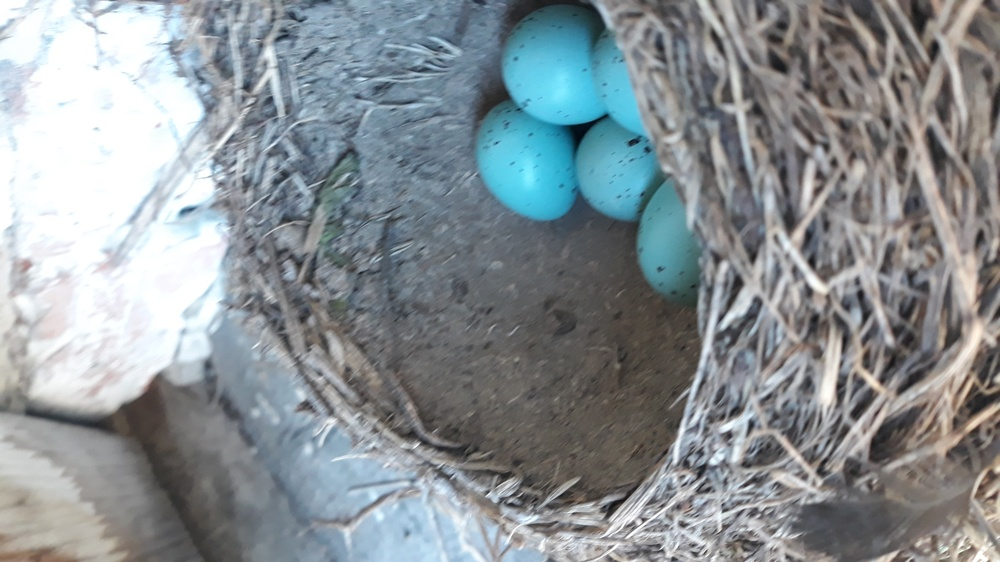
%> input picture birds.jpg, 1000 x 562 px, shrunk from 4128 x 2322 before the run
$ octave task_4.m   (GNU Octave 9; MATLAB toolbox functions it lacks are replaced by stand-ins)
%> lines starting %> are read from the running program, lines starting %| are printed output that depends on the picture
% Lab1_4
clear; close all;

% Upload the original photo and display it
img = imread ('birds.jpg');
%> img is the input picture: size 562x1000x3 uint8; mean R, G, B 137.8, 145.5, 149.3
img = imrotate (img, 90);
%> img: size 1000x562x3 uint8
img = imrotate (img, 90);
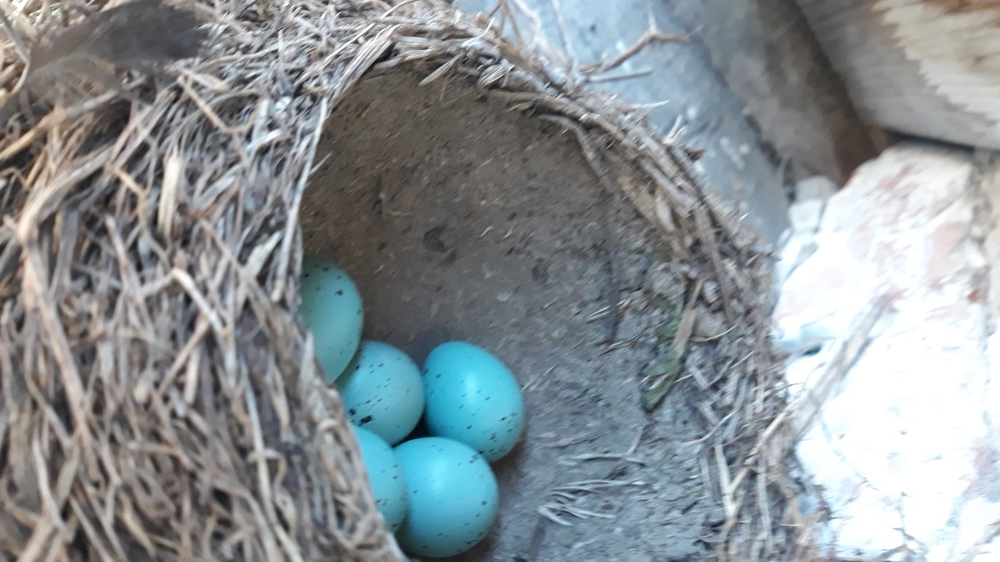
%> img: size 562x1000x3 uint8; mean R, G, B 137.8, 145.5, 149.3; mean of the top-left, top-right, bottom-left and bottom-right quarters 121.1, 149.8, 127.1, 178.9
img = imrotate (img, 90);
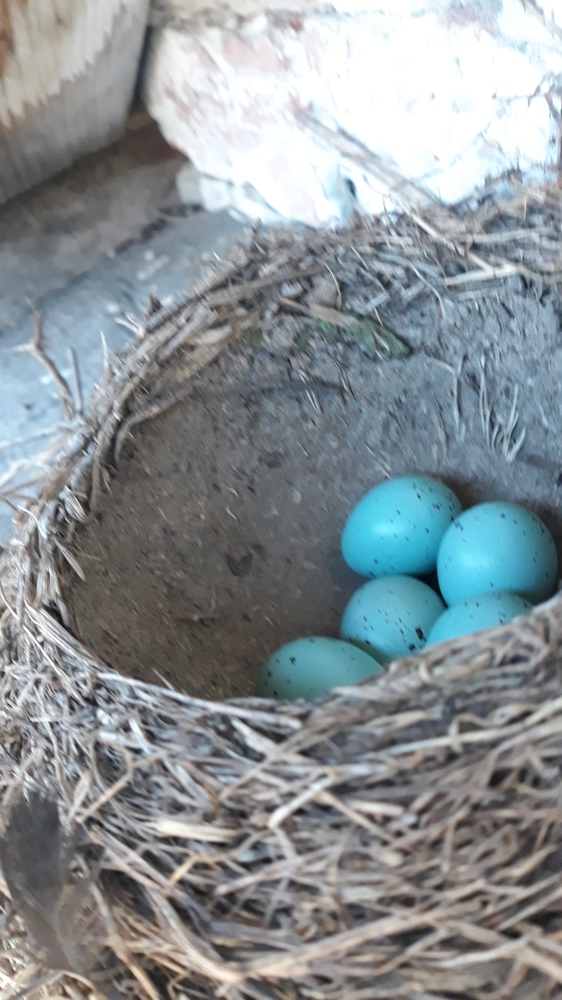
%> img: size 1000x562x3 uint8; mean R, G, B 137.8, 145.5, 149.3; mean of the top-left, top-right, bottom-left and bottom-right quarters 149.8, 178.9, 121.1, 127.1
subplot (2,2,1), imshow (img);
title ('Original Image')

% Channels of the original image
R = img (:,:, 1);
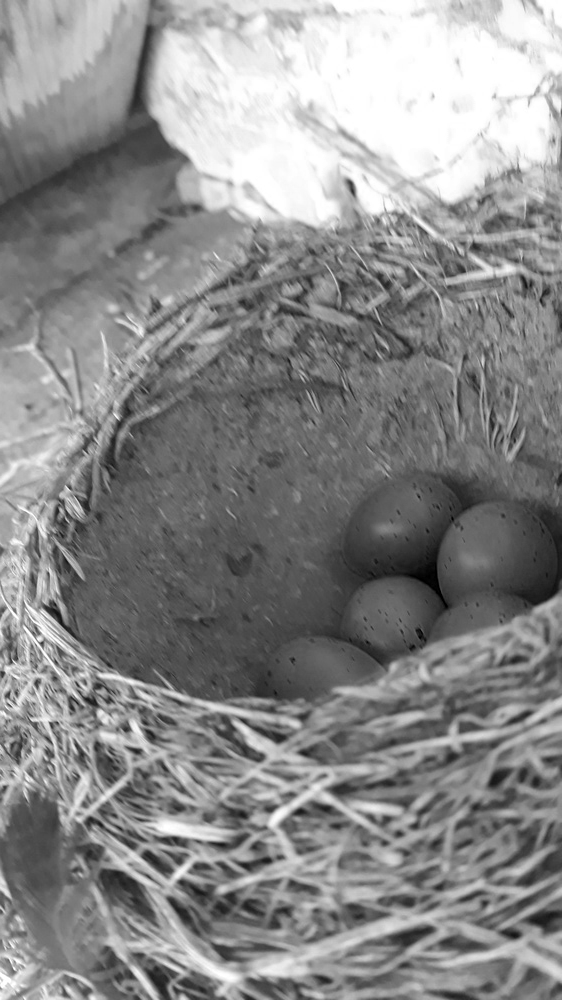
%> R: size 1000x562 uint8; min 0, max 255, mean 137.8
G = img (:,:, 2);
B = img (:,:, 3);
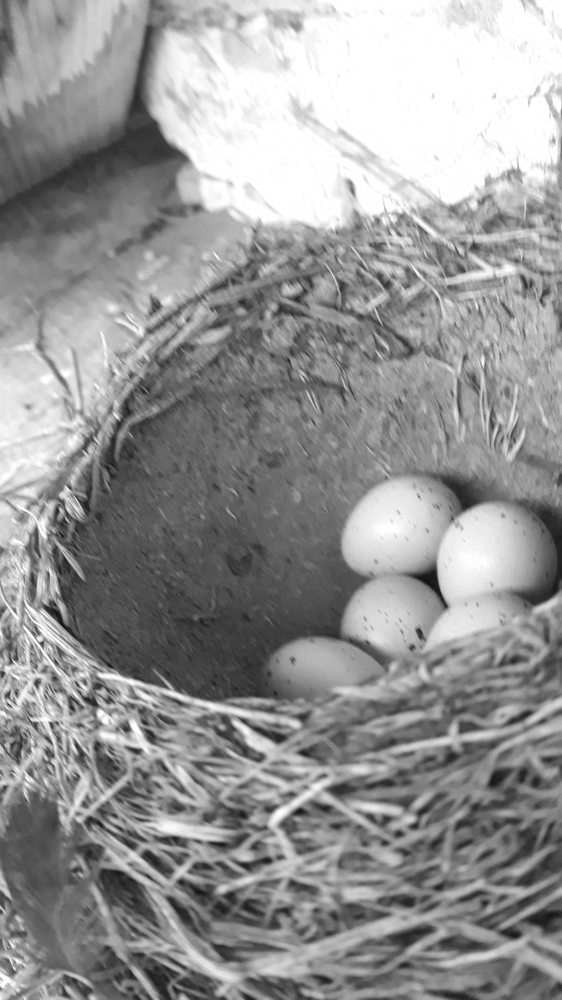
%> B: size 1000x562 uint8; min 14, max 255, mean 149.3

% Increase the intensity of the red color
subplot (2,2,2), imshow (cat (3, R * 1.5, G, B));
%> after `imshow (cat (3, R * 1.5, G, B))`:
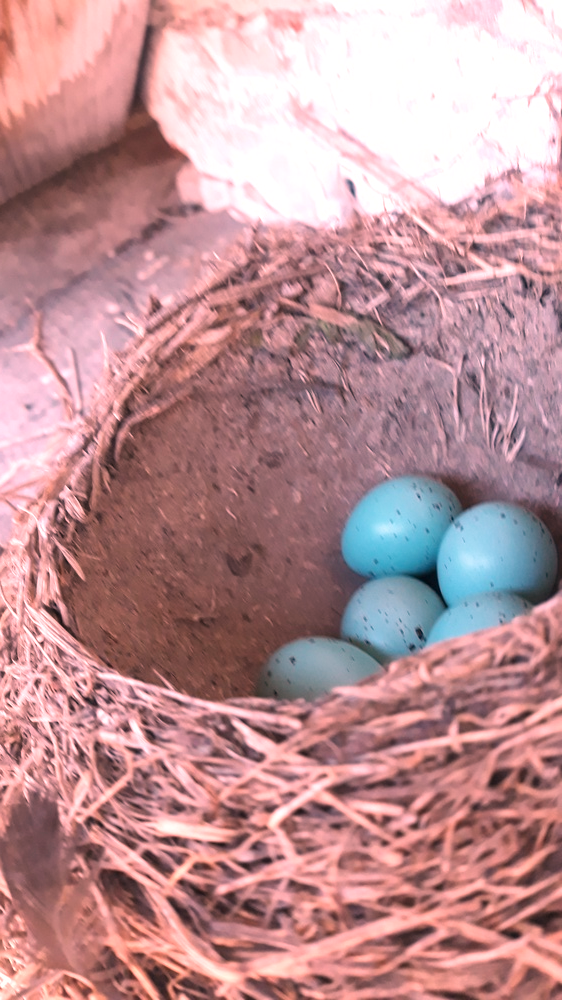
%> displayed picture: size 1000x562x3, on the screen's scale of 0 to 255; mean R, G, B 188.7, 145.5, 149.3
title ('Intensity of red')

% Increase the intensity of the green color
subplot (2,2,3), imshow (cat (3, R, G * 1.5, B));
%> after `imshow (cat (3, R, G * 1.5, B))`:
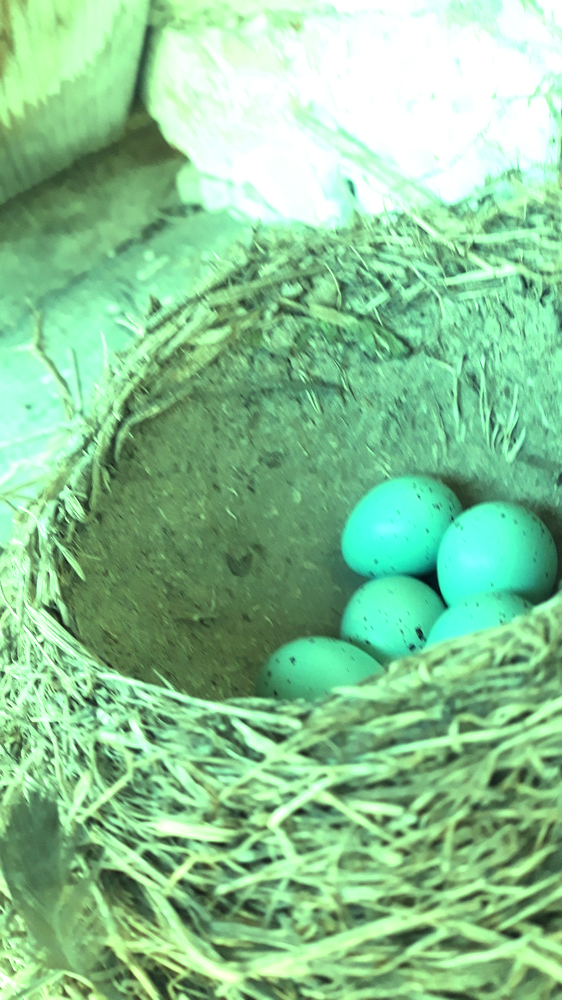
%> displayed picture: size 1000x562x3, on the screen's scale of 0 to 255; mean R, G, B 137.8, 197.4, 149.3
title ('Green Intensity')

% Increase the intensity of the blue color
subplot (2,2,4), imshow (cat (3, R, G, B * 1.5));
%> after `imshow (cat (3, R, G, B * 1.5))`:
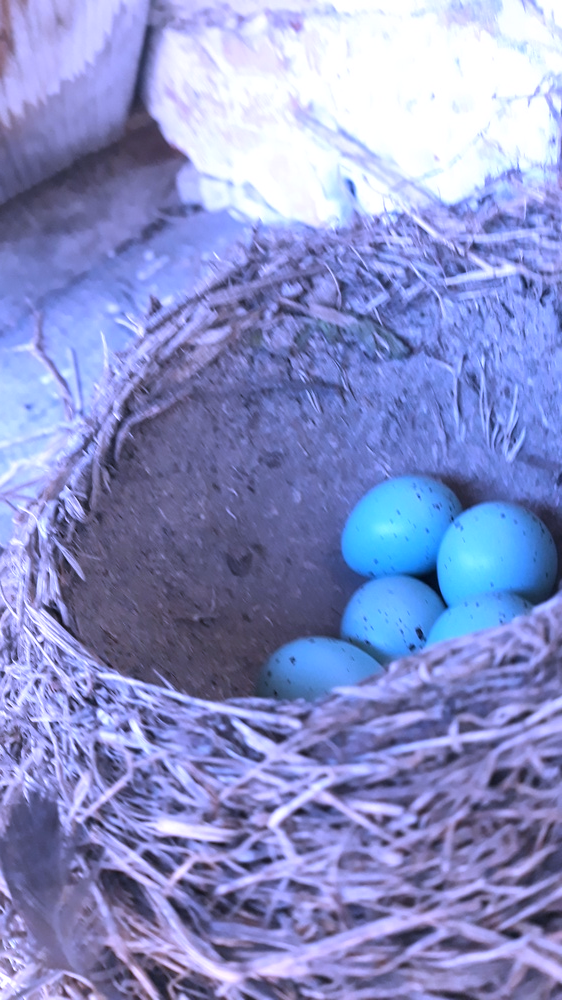
%> displayed picture: size 1000x562x3, on the screen's scale of 0 to 255; mean R, G, B 137.8, 145.5, 200
title ('Blue intensity')
